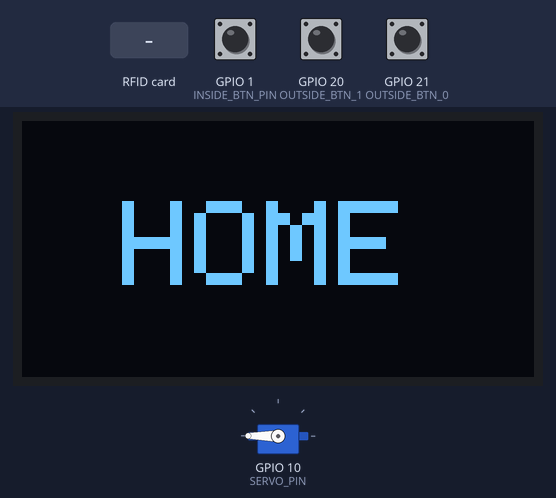
A sketch run on a simulated ESP32. Shown: 128×64 one-colour display, servo. The inputs (shaded band) are chosen by the test bench; at power-on: GPIO 1 (INSIDE_BTN_PIN) LOW, GPIO 20 (OUTSIDE_BTN_1) LOW, GPIO 21 (OUTSIDE_BTN_0) LOW.

Above: at 1.3 s.
1.4 s: GPIO 1 (INSIDE_BTN_PIN) pulled HIGH for 0.15 s
At 2.8 s:
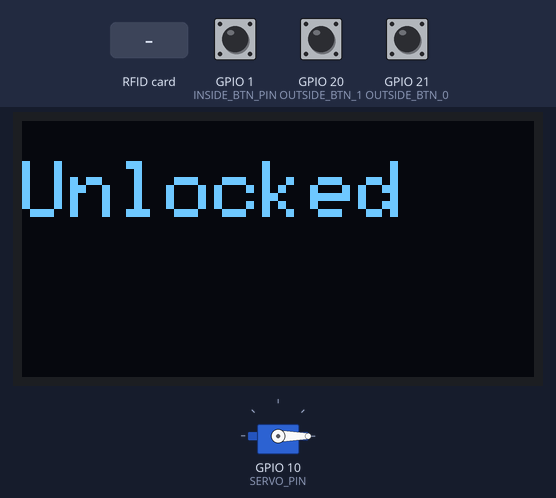
4.5 s: GPIO 20 (OUTSIDE_BTN_1) pulled HIGH for 1 s
At 6.5 s:
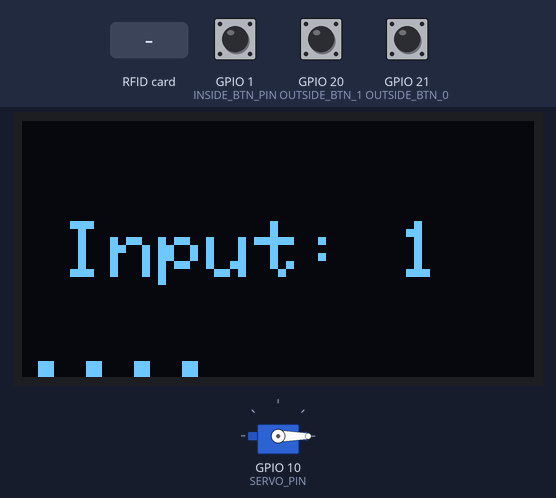
8.5 s: GPIO 21 (OUTSIDE_BTN_0) pulled HIGH for 3.2 s
At 11.4 s:
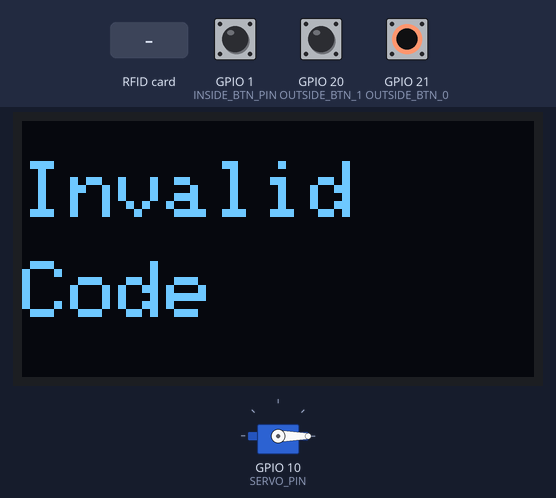
13.2 s: RFID card 5E 7A 19 C4 held to the reader
At 13.9 s:
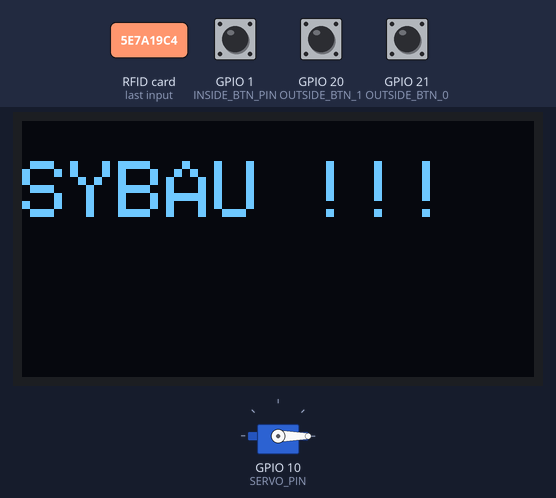
16.2 s: GPIO 1 (INSIDE_BTN_PIN) pulled HIGH for 1 s
At 17.7 s:
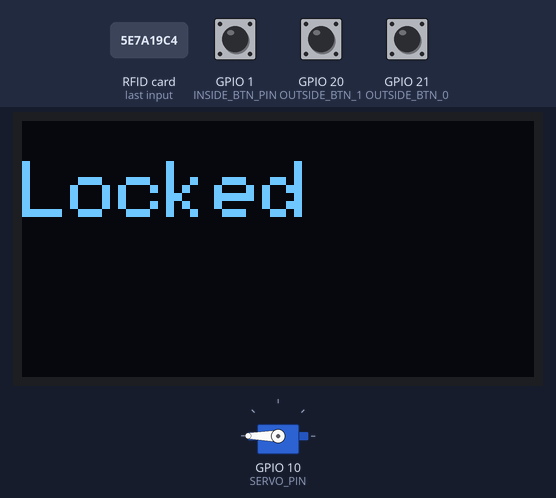
19.7 s: GPIO 20 (OUTSIDE_BTN_1) pulled HIGH for 3.2 s
At 19.87 s:
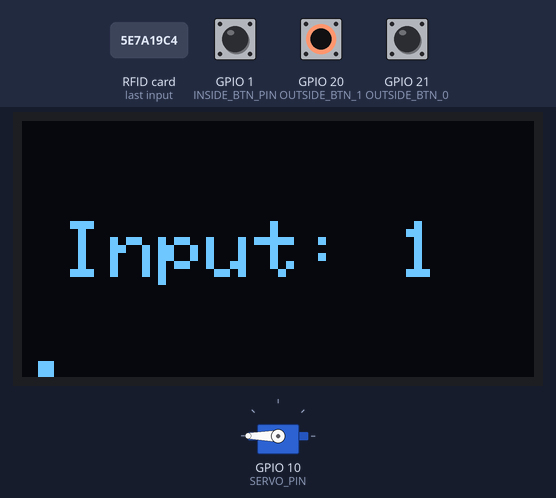
Timing chart, 0 to 22.7 s (numbered marks = the images above; inputs shaded):
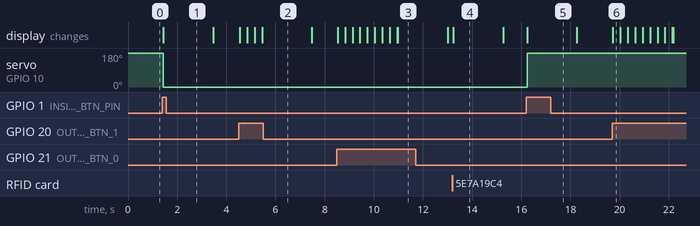

Measured:
- after the input at 1.4 s, servo on GPIO 10 (SERVO_PIN): 180° → 0° at once; the display: first differs from a run without the input at once (image 1)
- after the input at 4.5 s, the display: first changes after 0.05 s (image 2 shows a later state)
- after the input at 8.5 s, the display: first changes at once (image 3 shows a later state)
- after the input at 13.2 s, the display: changes at once (image 4)
- after the input at 16.2 s, servo on GPIO 10 (SERVO_PIN): 0° → 180° at once; the display: first differs from a run without the input at once (image 5)
- after the input at 19.7 s, the display: changes at once (image 6)
- what the display in image 4 shows lasts 2.1 s, from 13.2 s to 15.3 s

The sketch:

RFID_code.ino
```cpp
#include <SPI.h>
#include <MFRC522.h>
#include <Wire.h>
#include <Adafruit_GFX.h>
#include <Adafruit_SSD1306.h>
#include <ESP32Servo.h>

//rfid pins
#define RST_PIN 3
#define SS_PIN 7
#define SCK_PIN 4
#define MISO_PIN 5
#define MOSI_PIN 6

//oled
#define OLED_SDA 8
#define OLED_SCL 9
#define SERVO_PIN 10 //prettyselfexplanatory

//touch pins (thiis one uses three pins, one is placed inside the gate, which is used to unlock the gate from inside, as locking/unlocking from outside shouldnt requre any credential/auth)
#define INSIDE_BTN_PIN 1
//two seperate touch pins are placed outside which are sort of like a binary input, which can be used to unlock the gate from outside, in case you forget/misplace the RFID cards
#define OUTSIDE_BTN_1  20
#define OUTSIDE_BTN_0  21

//screen settings
#define SCREEN_WIDTH 128
#define SCREEN_HEIGHT 64
#define OLED_RESET -1

Adafruit_SSD1306 display(SCREEN_WIDTH, SCREEN_HEIGHT, &Wire, OLED_RESET);
MFRC522 mfrc522(SS_PIN, RST_PIN);
Servo lockServo;

//tag ids (use the check_UID.ino to find out what is the UID of your RFID cards)
String tagmiz = "XX XX XX XX";
String tagtaj = "XX XX XX XX"; //incase you got a roomie, comment it out if you live alone :(

bool isUnlocked = false;

unsigned long lastDebounceTime = 0;
unsigned long debounceDelay = 300;

//emergency binary password
String targetCode = "XXXXXXXXX"; //replace with your preffered binary password
String currentCode = "";
unsigned long lastCodeTime = 0;
const unsigned long codeTimeout = 2000;

//incase we want a BMS with a cell attached, we dont wanna draw too much power out of the system. so do this
unsigned long lastActivityTime = 0;
const unsigned long screenTimeout = 10000;
bool screenIsAsleep = false;

void setup() {
  Serial.begin(115200);

  pinMode(INSIDE_BTN_PIN, INPUT_PULLDOWN);
  pinMode(OUTSIDE_BTN_1, INPUT_PULLDOWN);
  pinMode(OUTSIDE_BTN_0, INPUT_PULLDOWN);

  Wire.begin(OLED_SDA, OLED_SCL);
  if(!display.begin(SSD1306_SWITCHCAPVCC, 0x3C)) {
    Serial.println(F("OLED failed")); //hope you never have to see this
    for(;;);
  }

  SPI.begin(SCK_PIN, MISO_PIN, MOSI_PIN, SS_PIN);
  mfrc522.PCD_Init();

  ESP32PWM::allocateTimer(0);
  lockServo.setPeriodHertz(50);
  lockServo.attach(SERVO_PIN, 500, 2400);

  //System boots up in the LOCKED state, for security purposes
  lockServo.write(180);
  isUnlocked = false;

  wakeScreen();
  showHome();
}

void loop() {
  unsigned long currentMillis = millis();

  //power mgmt
  if (!screenIsAsleep && (currentMillis - lastActivityTime > screenTimeout)) {
    display.ssd1306_command(SSD1306_DISPLAYOFF);
    screenIsAsleep = true;
  }

  //emergency 0 1 logic
  if (currentCode.length() > 0 && (currentMillis - lastCodeTime > codeTimeout)) {
    currentCode = "";
    wakeScreen();
    showHome();
  }

  if (digitalRead(OUTSIDE_BTN_1) == HIGH && (currentMillis - lastDebounceTime > debounceDelay)) {
    wakeScreen();
    currentCode += "1";
    lastCodeTime = currentMillis;
    lastDebounceTime = currentMillis;
    displayInputStatus("Input: 1");
  }

  if (digitalRead(OUTSIDE_BTN_0) == HIGH && (currentMillis - lastDebounceTime > debounceDelay)) {
    wakeScreen();
    currentCode += "0";
    lastCodeTime = currentMillis;
    lastDebounceTime = currentMillis;
    displayInputStatus("Input: 0");
  }

  if (currentCode == targetCode) {
    currentCode = "";
    if (!isUnlocked) {
      displayMessage("Emergency", "Unlock");
      triggerServoUnlock();
      delay(2000);
      showHome();
    } else {
      displayMessage("Already", "Unlocked");
      delay(2000);
      showHome();
    }
  } else if (currentCode.length() >= targetCode.length()) {
    displayMessage("Invalid", "Code");
    currentCode = "";
    delay(2000);
    showHome();
  }

  //for the pin inside
  if (digitalRead(INSIDE_BTN_PIN) == HIGH && (currentMillis - lastDebounceTime > debounceDelay)) {
    wakeScreen();
    lastDebounceTime = currentMillis;

    if (isUnlocked) {
      displayMessage("Locked", "");
      triggerServoLock();
    } else {
      displayMessage("Unlocked", "");
      triggerServoUnlock();
    }
    delay(2000);
    showHome();
  }

  //rfid logic
  if (mfrc522.PICC_IsNewCardPresent() && mfrc522.PICC_ReadCardSerial()) {
    wakeScreen();

    String scannedUID = "";
    for (byte i = 0; i < mfrc522.uid.size; i++) {
      scannedUID += (mfrc522.uid.uidByte[i] < 0x10 ? " 0" : " ");
      scannedUID += String(mfrc522.uid.uidByte[i], HEX);
    }
    scannedUID.toUpperCase();
    scannedUID.trim();

    if (scannedUID == tagmiz || scannedUID == tagtaj) {
      String userName = (scannedUID == tagmiz) ? "Mizan" : "Tajul"; //switch conditional statement to if else logic if you need more users

      if (!isUnlocked) {
        displayMessage("Welcome", userName);
        triggerServoUnlock();
      } else {
        displayMessage("Goodbye", userName);
        triggerServoLock();
      }
    } else {
      displayMessage("SYBAU !!!", "");
    }

    mfrc522.PICC_HaltA();
    mfrc522.PCD_StopCrypto1();
    delay(2000);
    showHome();
  }
}

//helper func

void wakeScreen() {
  if (screenIsAsleep) {
    display.ssd1306_command(SSD1306_DISPLAYON);
    screenIsAsleep = false;
  }
  lastActivityTime = millis();
}

void showHome() {
  display.clearDisplay();
  display.setTextSize(3);
  display.setTextColor(SSD1306_WHITE);
  display.setCursor(25, 20);
  display.println(F("HOME"));
  display.display();
}

void displayMessage(String line1, String line2) {
  display.clearDisplay();
  display.setTextSize(2);
  display.setCursor(0, 10);
  display.println(line1);
  display.setCursor(0, 35);
  display.println(line2);
  display.display();
}

void displayInputStatus(String input) {
  display.clearDisplay();
  display.setTextSize(2);
  display.setCursor(10, 25);
  display.println(input);

  display.setCursor(0, 50);
  for(int i=0; i<currentCode.length(); i++) display.print(".");
  display.display();
}

//dual state for the servo
void triggerServoUnlock() {
  lockServo.write(0); // Move to Unlocked position(0 degrees)
  isUnlocked = true;
}

void triggerServoLock() {
  lockServo.write(180); // Move to Locked position(180 degrees)
  isUnlocked = false;
}
```
